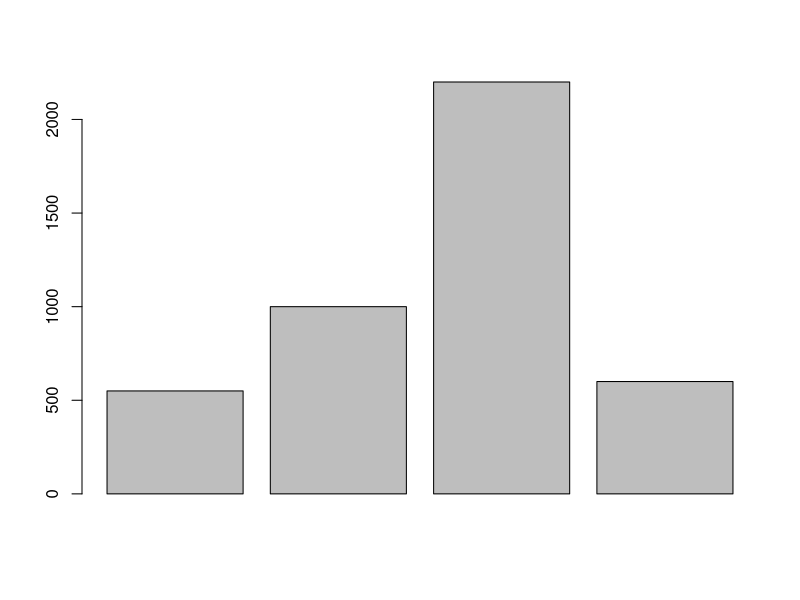

Write R code to recreate this figure.
# TAREA DE CALE 
# VAGM 22/02/23 OBJETO Y VALOR
transporte <- 550
comida <- 1000
alquiler <- 2200
gimnasio <- 600
transporte+comida+alquiler+gimnasio
4350*5
21750*2 
gastos <-c(transporte, comida, alquiler, gimnasio)
barplot(gastos)